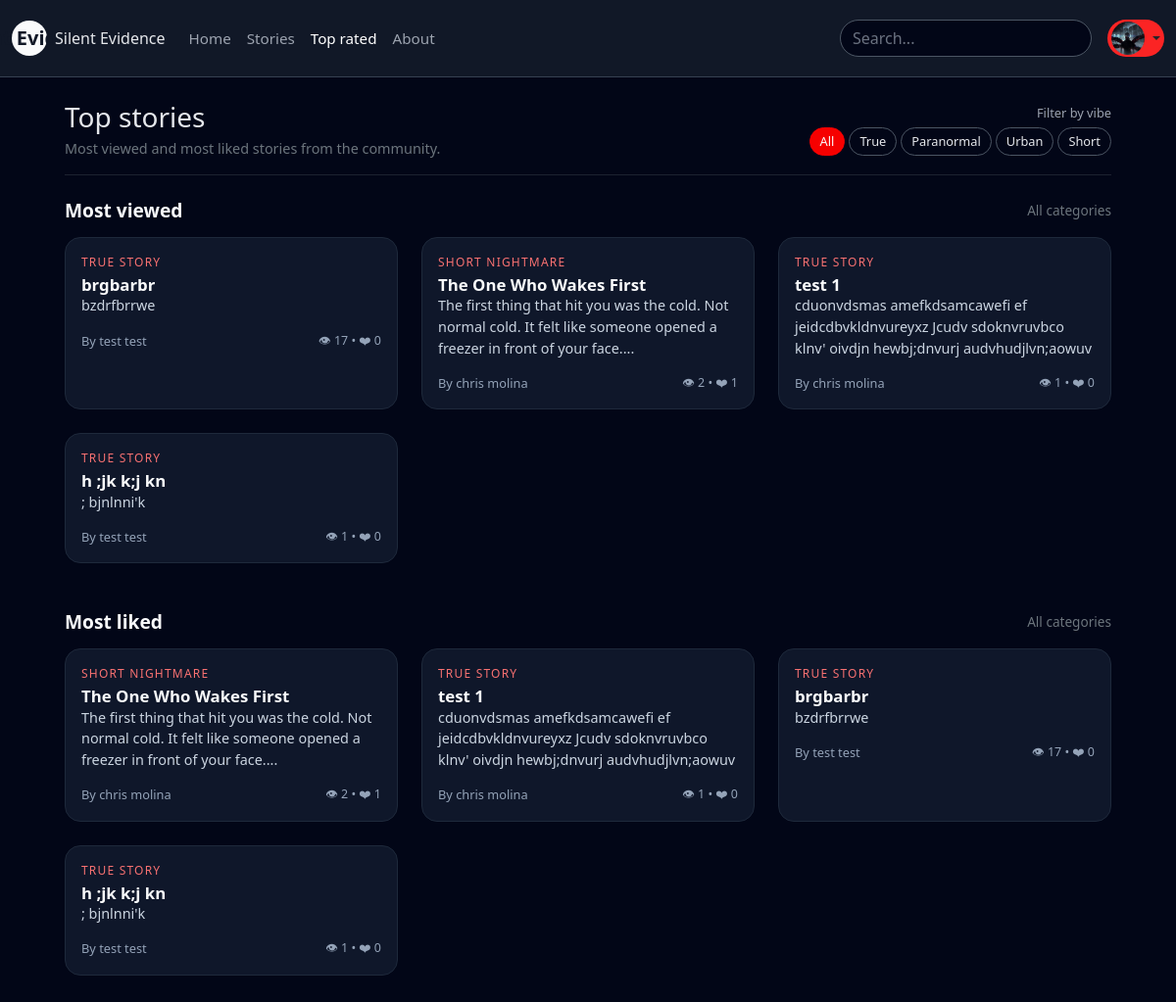
/top.php (signed in), run on the app's committed database.
### tables this page shows
CREATE TABLE `stories` (
  `id` int(10) UNSIGNED NOT NULL,
  `user_id` int(10) UNSIGNED NOT NULL,
  `title` varchar(200) NOT NULL,
  `slug` varchar(220) NOT NULL,
  `category` enum('true','paranormal','urban','short','haunted','ghosts','missing','crime','sleep','forest','night','calls','creatures','abandoned','psychological') NOT NULL DEFAULT 'true',
  `content` longtext NOT NULL,
  `image_path` varchar(255) DEFAULT NULL,
  `is_published` tinyint(1) NOT NULL DEFAULT 1,
  `is_featured` tinyint(1) NOT NULL DEFAULT 0,
  `views` int(10) UNSIGNED NOT NULL DEFAULT 0,
  `likes` int(10) UNSIGNED NOT NULL DEFAULT 0,
  `created_at` datetime NOT NULL DEFAULT current_timestamp(),
  `updated_at` datetime NOT NULL DEFAULT current_timestamp() ON UPDATE current_timestamp()
);

CREATE TABLE `users` (
  `id` int(10) UNSIGNED NOT NULL,
  `username` varchar(50) NOT NULL,
  `email` varchar(190) NOT NULL,
  `password_hash` varchar(255) NOT NULL,
  `display_name` varchar(100) NOT NULL,
  `avatar` varchar(255) DEFAULT NULL,
  `bio` text DEFAULT NULL,
  `role` enum('user','admin') NOT NULL DEFAULT 'user',
  `created_at` datetime NOT NULL DEFAULT current_timestamp(),
  `last_login` datetime DEFAULT NULL
);

### top.php (the view, shortened to what this page needs)
<?php
require 'include/db.php';
$filterLabel = 'All categories';
$categoryKey = $_GET['category'] ?? null;
$categoryMap = [
    'true'       => 'True stories',
    'paranormal' => 'Paranormal',
    'urban'      => 'Urban legends',
    'short'      => 'Short nightmares',
];
$where  = "s.is_published = 1";
$params = [];
if ($categoryKey && isset($categoryMap[$categoryKey])) {
    $where .= " AND s.category = :cat";
    $params[':cat'] = $categoryKey;
    $filterLabel = $categoryMap[$categoryKey];
} else {
    $categoryKey  = null;
    $filterLabel  = 'All categories';
}
$sqlViews = "
    SELECT s.id, s.title, s.category, s.content, s.created_at, s.views, s.likes,
           u.display_name, u.username
      FROM stories s
      JOIN users u ON u.id = s.user_id
     WHERE $where
  ORDER BY s.views DESC, s.created_at DESC
     LIMIT 9
";
$stmt = $pdo->prepare($sqlViews);
$stmt->execute($params);
$topByViews = $stmt->fetchAll(PDO::FETCH_ASSOC);
$sqlLikes = "
    SELECT s.id, s.title, s.category, s.content, s.created_at, s.views, s.likes,
           u.display_name, u.username
      FROM stories s
      JOIN users u ON u.id = s.user_id
     WHERE $where
  ORDER BY s.likes DESC, s.created_at DESC
     LIMIT 9
";
$stmt = $pdo->prepare($sqlLikes);
$stmt->execute($params);
$topByLikes = $stmt->fetchAll(PDO::FETCH_ASSOC);
?>
<!doctype html>
<html lang="en">
<head>
    <link
        href="https://cdn.jsdelivr.net/npm/bootstrap@5.3.3/dist/css/bootstrap.min.css"
        rel="stylesheet"
    >
</head>
<body>
<?php include 'include/header.php'; ?>
<div class="page-wrapper">
    <div class="d-flex justify-content-between align-items-center mb-3">
        <div>
            <h1 class="h3 mb-1">Top stories</h1>
            <p class="text-secondary mb-0" style="font-size:0.9rem;">
                Most viewed and most liked stories from the community.
            </p>
        </div>
        <div class="text-end">
            <div class="mb-1" style="font-size:0.8rem; color:#9ca3af;">
                Filter by vibe
            </div>
            <div class="d-flex flex-wrap gap-1 justify-content-end">
                <a href="top.php"
                   class="filter-pill <?php echo $categoryKey === null ? 'active' : ''; ?>">
                    All
                </a>
                <a href="top.php?category=true"
                   class="filter-pill <?php echo $categoryKey === 'true' ? 'active' : ''; ?>">
                    True
                </a>
                <a href="top.php?category=paranormal"
                   class="filter-pill <?php echo $categoryKey === 'paranormal' ? 'active' : ''; ?>">
                    Paranormal
                </a>
                <a href="top.php?category=urban"
                   class="filter-pill <?php echo $categoryKey === 'urban' ? 'active' : ''; ?>">
                    Urban
                </a>
                <a href="top.php?category=short"
                   class="filter-pill <?php echo $categoryKey === 'short' ? 'active' : ''; ?>">
                    Short
                </a>
            </div>
        </div>
    </div>
    <hr class="border-secondary mb-4">
    <section class="mb-5">
        <div class="d-flex justify-content-between align-items-center mb-3">
            <h2 class="section-title mb-0">Most viewed</h2>
            <span class="text-secondary" style="font-size:0.85rem;">
                <?php echo htmlspecialchars($filterLabel); ?>
            </span>
        </div>
        <?php if (!$topByViews): ?>
            <p class="text-secondary">No stories yet.</p>
        <?php else: ?>
            <div class="row row-cols-1 row-cols-md-3 g-4">
                <?php foreach ($topByViews as $story): ?>
                    <div class="col">
                        <a href="story.php?id=<?php echo (int)$story['id']; ?>" style="text-decoration:none;">
                            <div class="story-card h-100">
                                <div class="card-body">
                                    <div class="category-tag mb-1">
                                        <?php
                                        $cat = $story['category'];
                                        if ($cat === 'true') {
                                            echo 'TRUE STORY';
                                        } elseif ($cat === 'paranormal') {
                                            echo 'PARANORMAL';
                                        } elseif ($cat === 'urban') {
                                            echo 'URBAN LEGEND';
                                        } elseif ($cat === 'short') {
                                            echo 'SHORT NIGHTMARE';
                                        } else {
                                            echo htmlspecialchars($cat);
                                        }
                                        ?>
                                    </div>
                                    <h5 class="card-title">
                                        <?php echo htmlspecialchars($story['title']); ?>
                                    </h5>
                                    <p class="card-text mb-0">
                                        <?php
                                        $preview = strip_tags($story['content']);
                                        if (strlen($preview) > 120) {
                                            $preview = substr($preview, 0, 120) . '...';
                                        }
                                        echo htmlspecialchars($preview);
                                        ?>
                                    </p>
                                </div>
                                <div class="card-footer bg-transparent border-0 d-flex justify-content-between px-3 pb-3">
                                    <small class="author">
                                        By <?php echo htmlspecialchars($story['display_name'] ?: $story['username']); ?>
                                    </small>
                                    <small class="stat-chip">
                                        👁 <?php echo (int)$story['views']; ?> • ❤ <?php echo (int)$story['likes']; ?>
                                    </small>
                                </div>
                            </div>
                        </a>
                    </div>
                <?php endforeach; ?>
            </div>
        <?php endif; ?>
    </section>
    <section>
        <div class="d-flex justify-content-between align-items-center mb-3">
            <h2 class="section-title mb-0">Most liked</h2>
            <span class="text-secondary" style="font-size:0.85rem;">
                <?php echo htmlspecialchars($filterLabel); ?>
            </span>
        </div>
        <?php if (!$topByLikes): ?>
            <p class="text-secondary">No stories yet.</p>
        <?php else: ?>
            <div class="row row-cols-1 row-cols-md-3 g-4">
                <?php foreach ($topByLikes as $story): ?>
                    <div class="col">
                        <a href="story.php?id=<?php echo (int)$story['id']; ?>" style="text-decoration:none;">
                            <div class="story-card h-100">
                                <div class="card-body">
                                    <div class="category-tag mb-1">
                                        <?php
                                        $cat = $story['category'];
                                        if ($cat === 'true') {
                                            echo 'TRUE STORY';
                                        } elseif ($cat === 'paranormal') {
                                            echo 'PARANORMAL';
                                        } elseif ($cat === 'urban') {
                                            echo 'URBAN LEGEND';
                                        } elseif ($cat === 'short') {
                                            echo 'SHORT NIGHTMARE';
                                        } else {
                                            echo htmlspecialchars($cat);
                                        }
                                        ?>
                                    </div>
                                    <h5 class="card-title">
                                        <?php echo htmlspecialchars($story['title']); ?>
                                    </h5>
                                    <p class="card-text mb-0">
                                        <?php
                                        $preview = strip_tags($story['content']);
                                        if (strlen($preview) > 120) {
                                            $preview = substr($preview, 0, 120) . '...';
                                        }
                                        echo htmlspecialchars($preview);
                                        ?>
                                    </p>
                                </div>
                                <div class="card-footer bg-transparent border-0 d-flex justify-content-between px-3 pb-3">
                                    <small class="author">
                                        By <?php echo htmlspecialchars($story['display_name'] ?: $story['username']); ?>
                                    </small>
                                    <small class="stat-chip">
                                        👁 <?php echo (int)$story['views']; ?> • ❤ <?php echo (int)$story['likes']; ?>
                                    </small>
                                </div>
                            </div>
                        </a>
                    </div>
                <?php endforeach; ?>
            </div>
        <?php endif; ?>
    </section>
</div>
</body>
</html>

### top.php (style rules this page uses)
body { background-color: #020617; color: #e5e7eb; font-family: system-ui, sans-serif; }
.page-wrapper { max-width: 1100px; margin: 0 auto; padding: 24px 16px 40px; }
.story-card { background-color: #0f172a; border-radius: 16px; border: 1px solid #1e293b; color: #e5e7eb; overflow: hidden; cursor: pointer; transition: 0.2s; }
.card-body { padding: 16px; }
.card-title { font-size: 1.05rem; font-weight: 600; color: #f9fafb; }
.card-text { font-size: 0.9rem; color: #cbd5e1; }
.category-tag { font-size: 0.75rem; color: #f87171; text-transform: uppercase; letter-spacing: 0.1em; }
.author { font-size: 0.8rem; color: #94a3b8; }
.stat-chip { font-size: 0.78rem; color: #94a3b8; }
.filter-pill { border-radius: 999px; border: 1px solid #4b5563; padding: 4px 10px; font-size: 0.8rem; color: #e5e7eb; text-decoration: none; }
.filter-pill.active, .filter-pill:hover { background-color: #f60000; border-color: #f60000; color: #f9fafb; }
.section-title { font-size: 1.2rem; font-weight: 600; color: #f9fafb; }

### data on the page
stories: category "TRUE STORY", title "brgbarbr", content "bzdrfbrrwe", user.display_name "test test", views "17", likes "0"
stories: category "SHORT NIGHTMARE", title "The One Who Wakes First", content "The first thing that hit you was the cold. Not normal cold. It felt like someone opened a freezer in front of your face....", user.display_name "chris molina", views "2", likes "1"
stories: category "TRUE STORY", title "test 1", content "cduonvdsmas amefkdsamcawefi ef jeidcdbvkldnvureyxz Jcudv sdoknvruvbco klnv' oivdjn hewbj;dnvurj audvhudjlvn;aowuv", user.display_name "chris molina", views "1", likes "0"
stories: category "TRUE STORY", title "h ;jk k;j kn", content "; bjnlnni'k", user.display_name "test test", views "1", likes "0"

### other printed values
$filterLabel "All categories"
